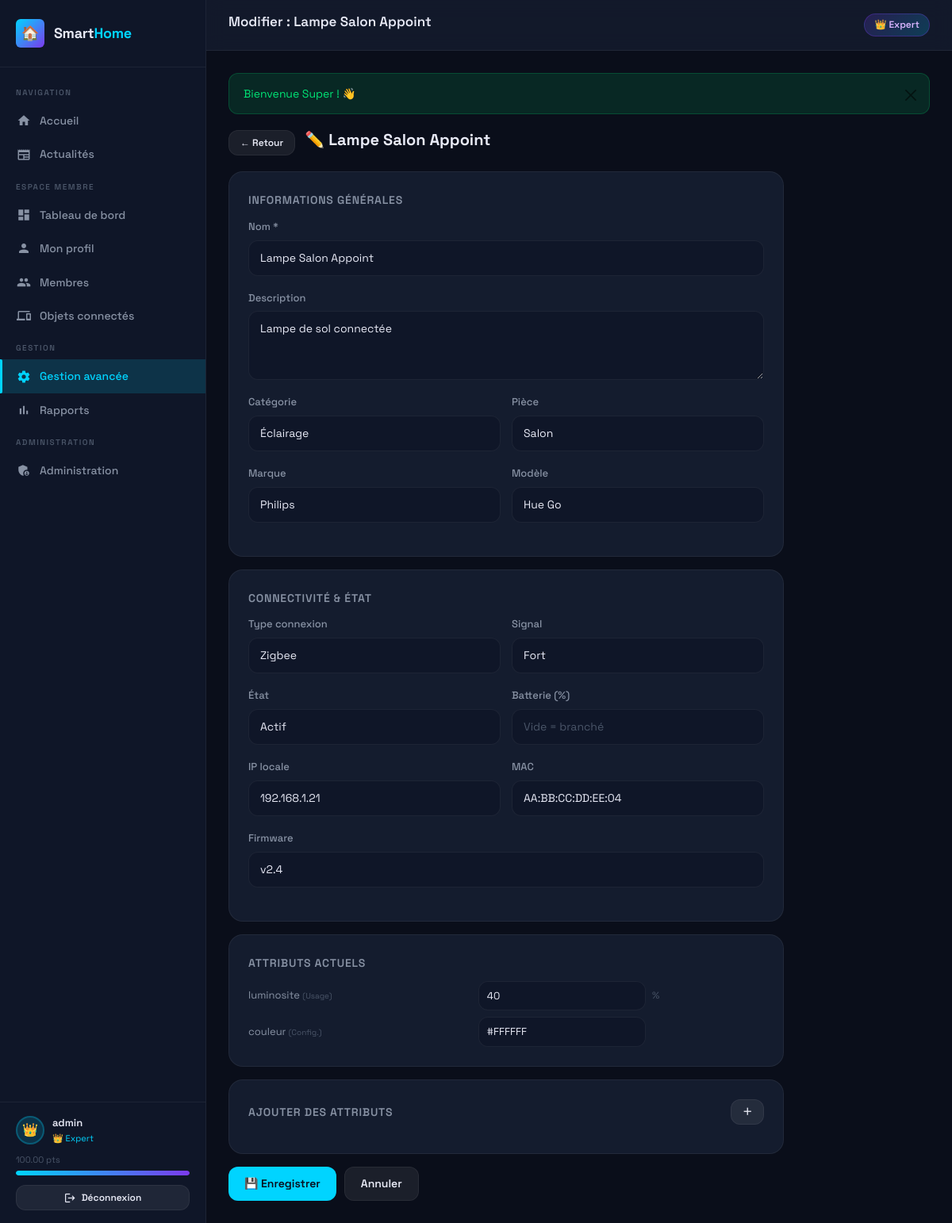
/gestion/modifier-objet.php?id=4 (signed in), run on an earlier commit of the app's database.
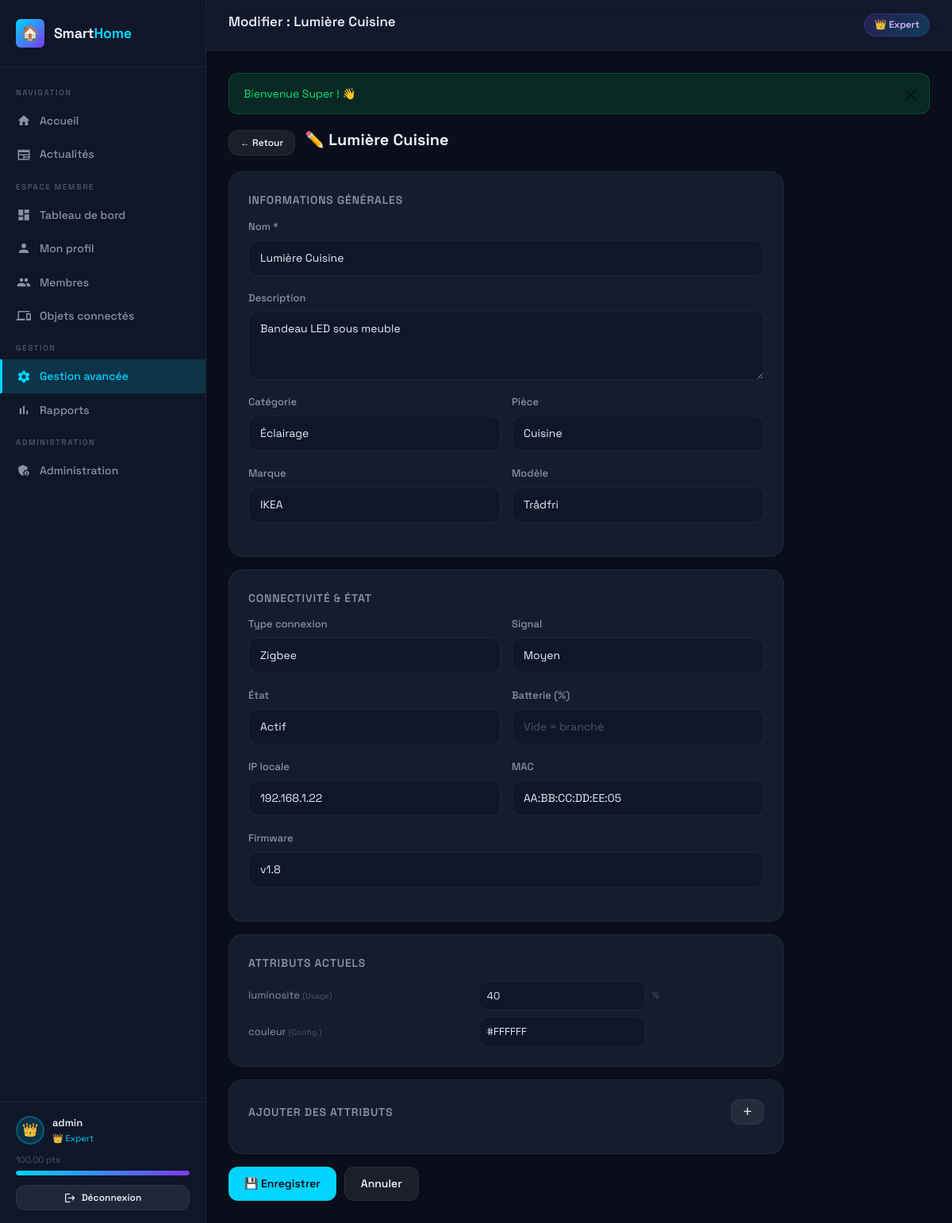
And on a later commit of the database.
### tables this page shows
CREATE TABLE objets_connectes (
    id INT AUTO_INCREMENT PRIMARY KEY,
    id_unique VARCHAR(50) UNIQUE NOT NULL,
    nom VARCHAR(100) NOT NULL,
    description TEXT,
    marque VARCHAR(100),
    modele VARCHAR(100),
    type_connectivite ENUM('Wi-Fi','Bluetooth','Zigbee','Z-Wave','Ethernet','NFC') DEFAULT 'Wi-Fi',
    force_signal VARCHAR(20) DEFAULT 'fort',
    etat ENUM('actif','inactif','maintenance','erreur') DEFAULT 'actif',
    categorie_id INT,
    piece_id INT,
    batterie INT DEFAULT 100,
    firmware VARCHAR(50),
    ip_locale VARCHAR(20),
    mac_address VARCHAR(20),
    date_installation DATETIME DEFAULT CURRENT_TIMESTAMP,
    derniere_interaction DATETIME DEFAULT CURRENT_TIMESTAMP,
    ajoute_par INT,
    FOREIGN KEY (categorie_id) REFERENCES categories_objets(id) ON DELETE SET NULL,
    FOREIGN KEY (piece_id) REFERENCES pieces(id) ON DELETE SET NULL,
    FOREIGN KEY (ajoute_par) REFERENCES utilisateurs(id) ON DELETE SET NULL,
    INDEX idx_etat (etat),
    INDEX idx_categorie (categorie_id),
    INDEX idx_piece (piece_id)
);

CREATE TABLE pieces (
    id INT AUTO_INCREMENT PRIMARY KEY,
    nom VARCHAR(100) NOT NULL,
    etage INT DEFAULT 0,
    superficie DECIMAL(6,2),
    description TEXT,
    date_creation DATETIME DEFAULT CURRENT_TIMESTAMP
);

CREATE TABLE categories_objets (
    id INT AUTO_INCREMENT PRIMARY KEY,
    nom VARCHAR(100) NOT NULL,
    description TEXT,
    icone VARCHAR(50) DEFAULT 'device_hub',
    date_creation DATETIME DEFAULT CURRENT_TIMESTAMP
);

### includes/config.php (called while the page is built, shortened)
<?php
function getDB(): PDO {
    static $pdo = null;
    if ($pdo === null) {
        $dsn = "mysql:host=" . DB_HOST . ";dbname=" . DB_NAME . ";charset=" . DB_CHARSET;
        $options = [
            PDO::ATTR_ERRMODE            => PDO::ERRMODE_EXCEPTION,
            PDO::ATTR_DEFAULT_FETCH_MODE => PDO::FETCH_ASSOC,
            PDO::ATTR_EMULATE_PREPARES   => false,
        ];
        try {
            $pdo = new PDO($dsn, DB_USER, DB_PASS, $options);
        } catch (PDOException $e) {
            die(json_encode(['error' => 'Connexion base de données impossible : ' . $e->getMessage()]));
        }
    }
    return $pdo;
}
function sanitize(string $input): string {
    return htmlspecialchars(trim($input), ENT_QUOTES, 'UTF-8');
}
function getCurrentUser(): ?array {
    $pdo = getDB();
    $stmt = $pdo->prepare("SELECT * FROM utilisateurs WHERE id = ?");
    $stmt->execute([$_SESSION['user_id']]);
    return $stmt->fetch() ?: null;
}

### gestion/modifier-objet.php (the view, shortened to what the changed rows need)
<?php
require_once '../includes/config.php';
$id  = (int)($_GET['id'] ?? 0);
$pdo = getDB();
$stmt = $pdo->prepare("SELECT o.*, c.nom AS categorie FROM objets_connectes o LEFT JOIN categories_objets c ON o.categorie_id=c.id WHERE o.id=?");
$stmt->execute([$id]);
$obj = $stmt->fetch();
$pageTitle  = 'Modifier : ' . sanitize($obj['nom']);
require_once '../includes/header.php';
$categories = $pdo->query("SELECT * FROM categories_objets ORDER BY nom")->fetchAll();
$pieces     = $pdo->query("SELECT * FROM pieces ORDER BY nom")->fetchAll();
?>
<div style="display:flex;align-items:center;gap:12px;margin-bottom:20px">
  <a href="<?= SITE_URL ?>/objet-detail.php?id=<?= $id ?>" class="btn btn-secondary btn-sm">← Retour</a>
  <h1 style="font-size:20px;font-weight:700">✏️ <?= sanitize($obj['nom']) ?></h1>
</div>
<div style="max-width:700px">
  <form method="POST">
    <div class="card" style="margin-bottom:16px">
      <div class="form-group">
        <label class="form-label">Nom *</label>
        <input type="text" name="nom" class="form-control" value="<?= sanitize($obj['nom']) ?>" required>
      </div>
      <div class="form-group">
        <label class="form-label">Description</label>
        <textarea name="description" class="form-control" rows="3"><?= sanitize($obj['description'] ?? '') ?></textarea>
      </div>
      <div class="form-row">
        <div class="form-group">
          <label class="form-label">Catégorie</label>
          <select name="categorie_id" class="form-control">
            <?php foreach ($categories as $c): ?>
            <option value="<?= $c['id'] ?>" <?= $obj['categorie_id'] == $c['id'] ? 'selected' : '' ?>><?= sanitize($c['nom']) ?></option>
            <?php endforeach; ?>
          </select>
        </div>
        <div class="form-group">
          <label class="form-label">Pièce</label>
          <select name="piece_id" class="form-control">
            <?php foreach ($pieces as $p): ?>
            <option value="<?= $p['id'] ?>" <?= $obj['piece_id'] == $p['id'] ? 'selected' : '' ?>><?= sanitize($p['nom']) ?></option>
            <?php endforeach; ?>
          </select>
        </div>
      </div>
      <div class="form-row">
        <div class="form-group">
          <label class="form-label">Marque</label>
          <input type="text" name="marque" class="form-control" value="<?= sanitize($obj['marque'] ?? '') ?>">
        </div>
        <div class="form-group">
          <label class="form-label">Modèle</label>
          <input type="text" name="modele" class="form-control" value="<?= sanitize($obj['modele'] ?? '') ?>">
        </div>
      </div>
    </div>
    <div class="card" style="margin-bottom:16px">
      <div class="form-row">
        <div class="form-group">
          <label class="form-label">Type connexion</label>
          <select name="type_connectivite" class="form-control">
            <?php foreach (['Wi-Fi','Bluetooth','Zigbee','Z-Wave','Ethernet','NFC'] as $c): ?>
            <option value="<?= $c ?>" <?= $obj['type_connectivite'] === $c ? 'selected' : '' ?>><?= $c ?></option>
            <?php endforeach; ?>
          </select>
        </div>
        <div class="form-group">
          <label class="form-label">Signal</label>
          <select name="force_signal" class="form-control">
            <?php foreach (['fort','moyen','faible'] as $s): ?>
            <option value="<?= $s ?>" <?= $obj['force_signal'] === $s ? 'selected' : '' ?>><?= ucfirst($s) ?></option>
            <?php endforeach; ?>
          </select>
        </div>
      </div>
      <div class="form-row">
        <div class="form-group">
          <label class="form-label">État</label>
          <select name="etat" class="form-control">
            <?php foreach (['actif','inactif','maintenance','erreur'] as $e): ?>
            <option value="<?= $e ?>" <?= $obj['etat'] === $e ? 'selected' : '' ?>><?= ucfirst($e) ?></option>
            <?php endforeach; ?>
          </select>
        </div>
      </div>
      <div class="form-row">
        <div class="form-group">
          <label class="form-label">IP locale</label>
          <input type="text" name="ip_locale" class="form-control" value="<?= sanitize($obj['ip_locale'] ?? '') ?>">
        </div>
        <div class="form-group">
          <label class="form-label">MAC</label>
          <input type="text" name="mac_address" class="form-control" value="<?= sanitize($obj['mac_address'] ?? '') ?>">
        </div>
      </div>
      <div class="form-group">
        <label class="form-label">Firmware</label>
        <input type="text" name="firmware" class="form-control" value="<?= sanitize($obj['firmware'] ?? '') ?>">
      </div>
    </div>
  </form>
</div>
<?php require_once '../includes/footer.php'; ?>

### includes/header.php (shortened to what the changed rows need)
<?php
$user = getCurrentUser();
$niveauEmoji = [
    'débutant'      => '🌱',
    'intermédiaire' => '⚡',
    'avancé'        => '🚀',
    'expert'        => '👑',
];
$emoji = $niveauEmoji[$user['niveau']] ?? '🌱';
?>
<!DOCTYPE html>
<html lang="fr">
<head>
<link href="https://cdn.jsdelivr.net/npm/bootstrap@5.3.3/dist/css/bootstrap.min.css" rel="stylesheet">
<link rel="stylesheet" href="<?= SITE_URL ?>/css/style.css">
</head>
<body>
<div class="layout">
<main class="main-content">
  <div class="topbar">
    <h1 class="topbar-title"><?= sanitize($pageTitle ?? 'Dashboard') ?></h1>
    <div style="display:flex;align-items:center;gap:10px">
      <span class="badge-niveau <?= $user['niveau'] ?>"><?= $emoji ?> <?= getNiveauLabel($user['niveau']) ?></span>
    </div>
  </div>
  <div class="page-content">

What changed in the data, as far as the page shows it:
changed objets_connectes "Zigbee": nom "Modifier : Lampe Salon Appoint" → "Modifier : Lumière Cuisine"; nom "Lampe Salon Appoint" → "Lumière Cuisine"; description "Lampe de sol connectée" → "Bandeau LED sous meuble"; piece_id "Salon" → "Cuisine"; marque "Philips" → "IKEA"; modele "Hue Go" → "Trådfri"; force_signal "Fort" → "Moyen"; ip_locale "192.168.1.21" → "192.168.1.22"; mac_address "AA:BB:CC:DD:EE:04" → "AA:BB:CC:DD:EE:05"; firmware "v2.4" → "v1.8"
